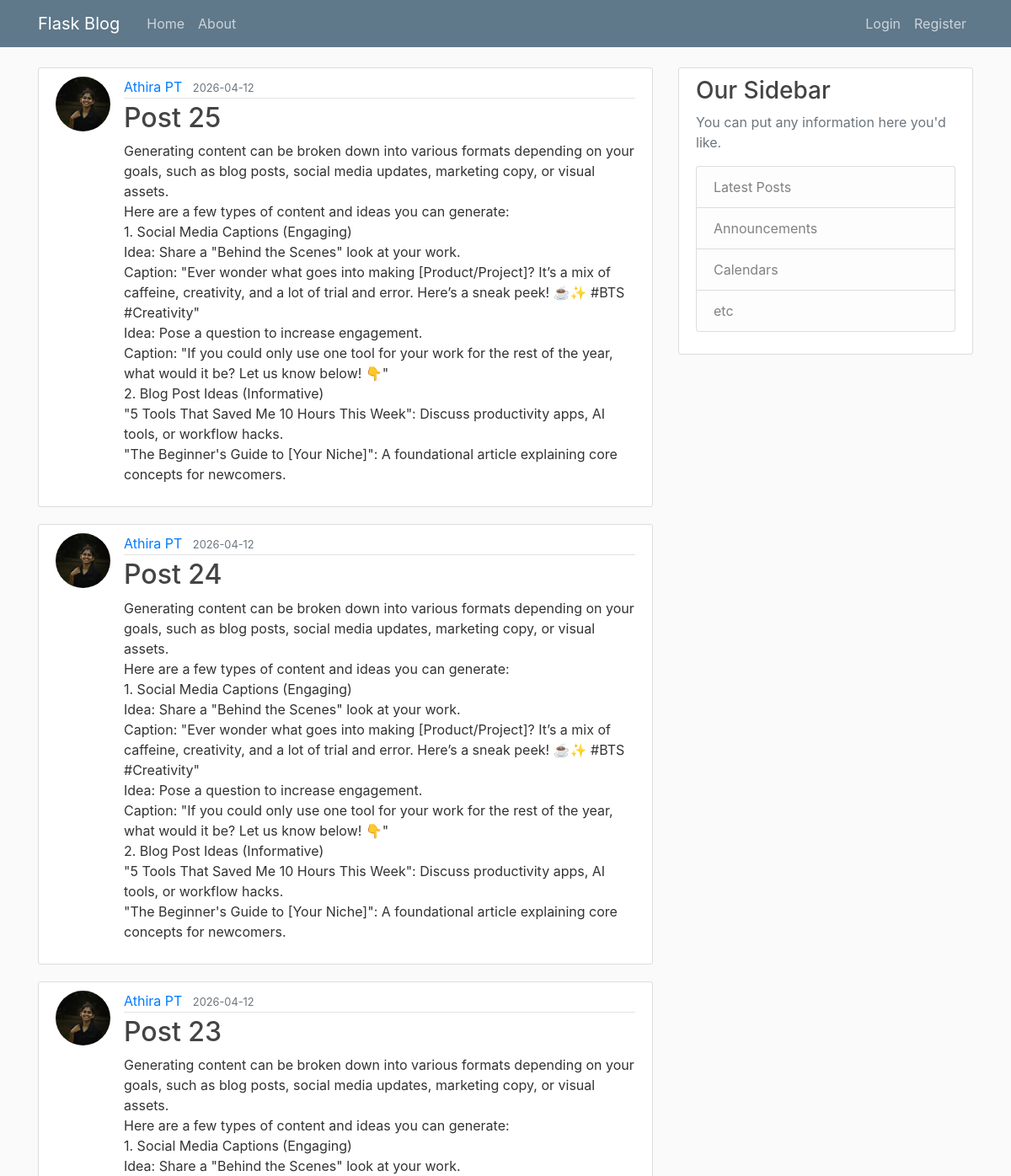
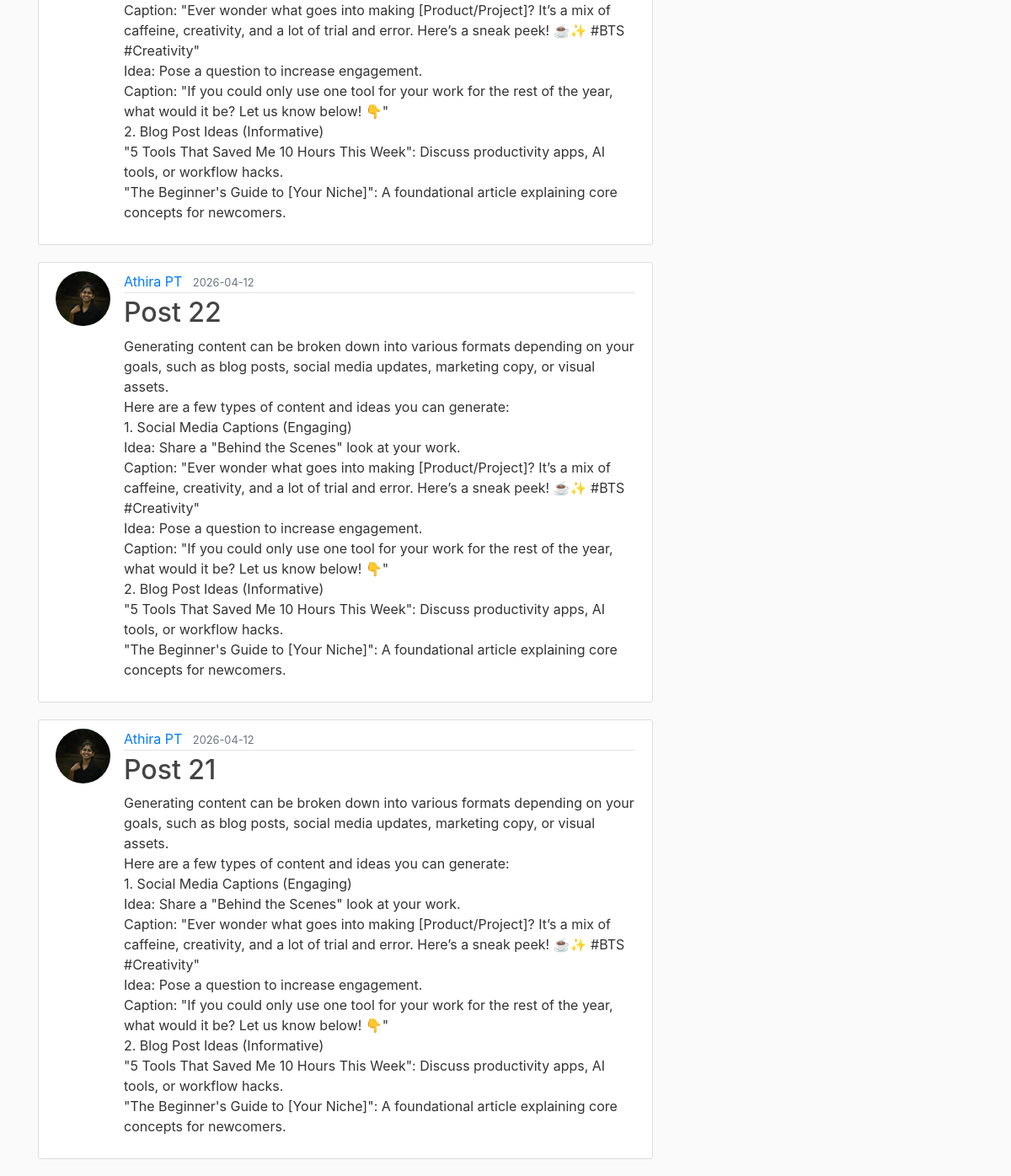
Page /home on the earlier database version (2 pictures, top to bottom).
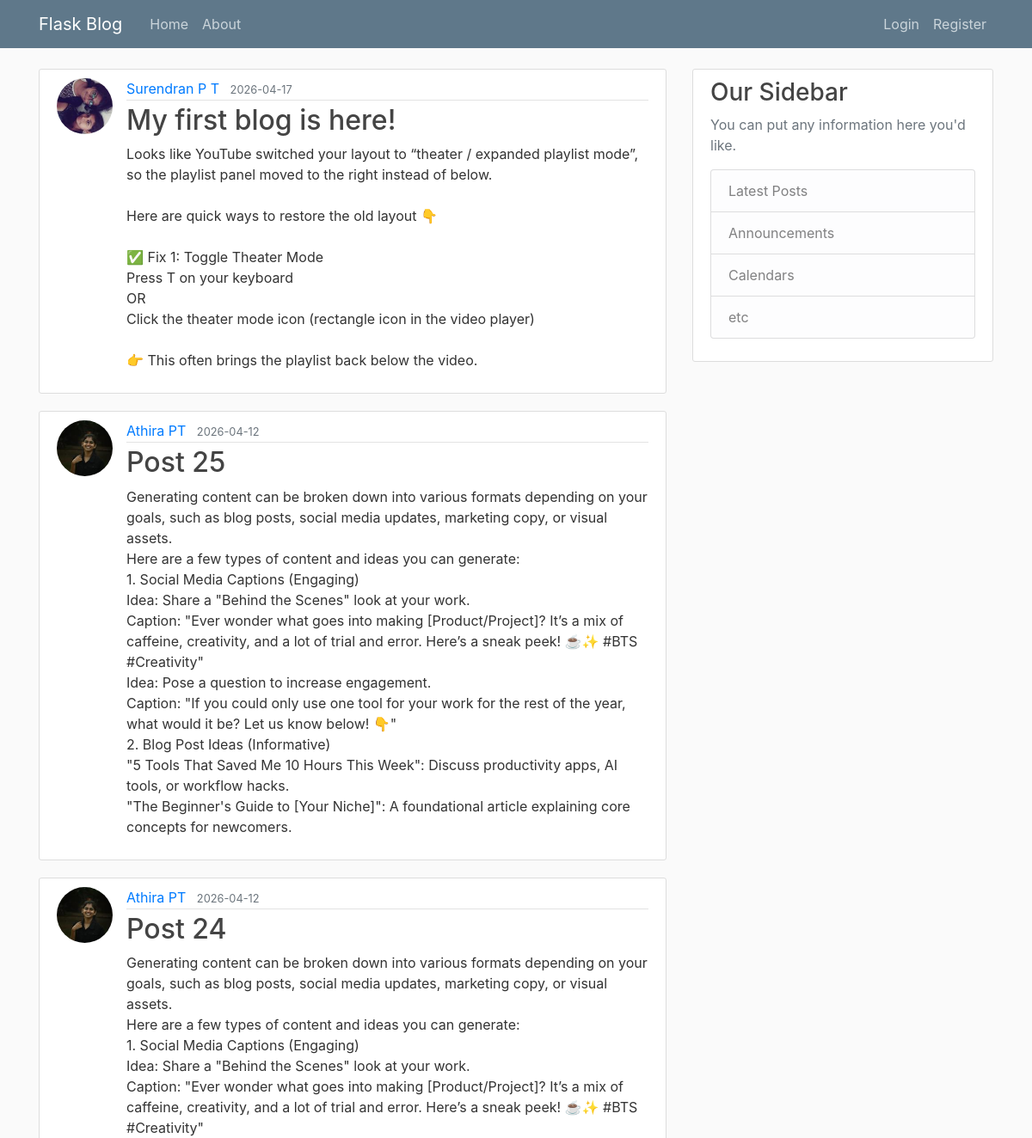
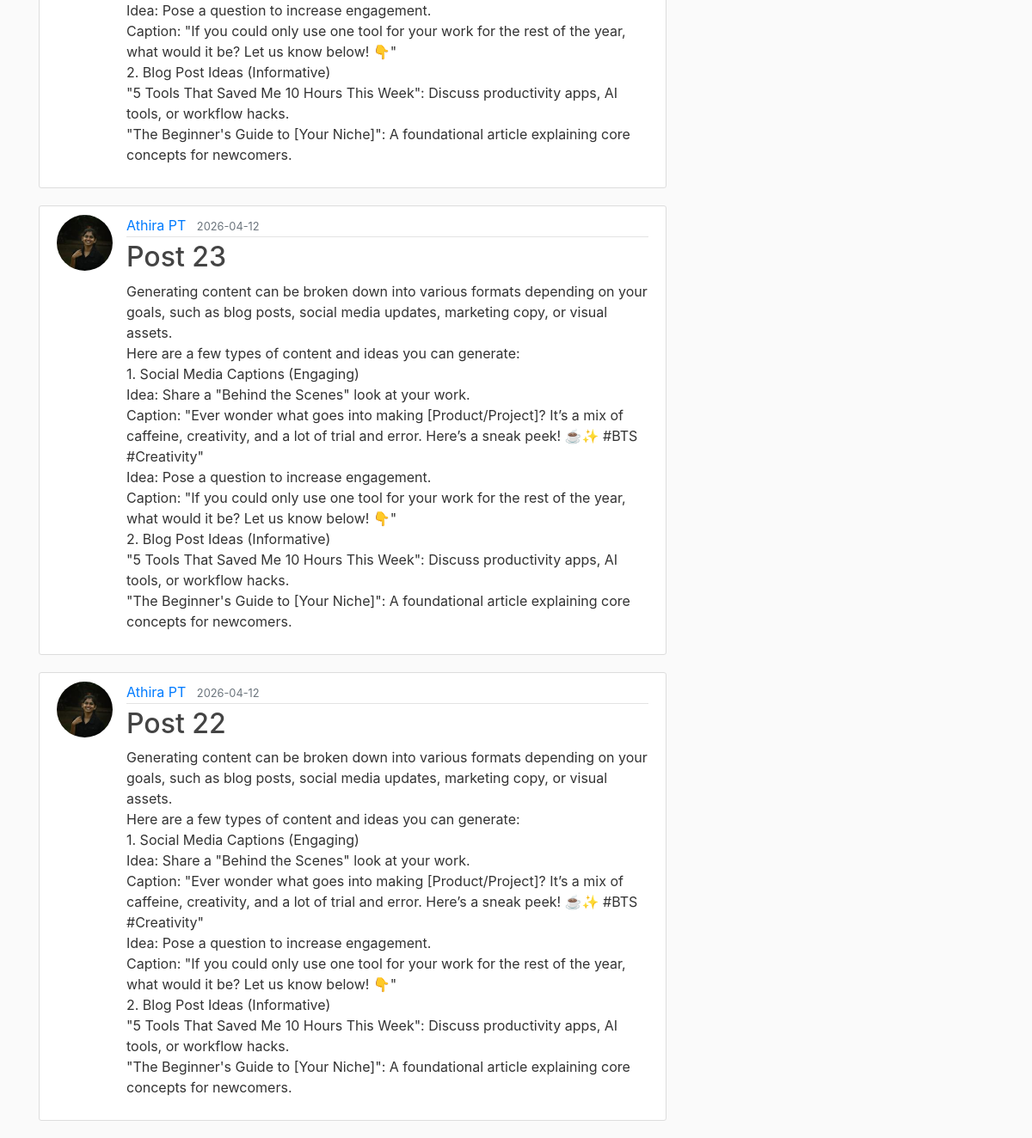
Same page on the later database version (2 pictures, top to bottom).
### flask_blog/models.py (models this page shows, shortened)
class Post(db.Model):
    id = db.Column(db.Integer, primary_key=True)
    title = db.Column(db.String(100), nullable=False)
    content = db.Column(db.Text, nullable=False)
    date_posted = db.Column(db.DateTime, nullable=False, default=datetime.utcnow)
    user_id = db.Column(db.Integer, db.ForeignKey('user.id'), nullable=False)

class User(db.Model, UserMixin):
    id = db.Column(db.Integer, primary_key=True)
    username = db.Column(db.String(20), unique=True, nullable=False)
    email = db.Column(db.String(120), unique=True, nullable=False)
    image_file = db.Column(db.String(20), nullable=False, default='default.jpg')
    password = db.Column(db.String(60), nullable=False)
    posts = db.relationship('Post', backref='author', lazy=True)

### flask_blog/routes.py (the view)
@app.route("/")
@app.route("/home")
def home():
    page = request.args.get('page', 1, type=int)
    posts = Post.query.order_by(Post.date_posted.desc()).paginate(per_page=5, page=page)
    return render_template("home.html",posts=posts)

### flask_blog/templates/home.html
{% extends "layout.html" %}
{% block content %}
    {% for post in posts %}
        <article class="media content-section">
            <img class="rounded-circle article-img" src="{{ url_for('static', filename='profile_pics/' + post.author.image_file) }}">
            <div class="media-body">
                <div class="article-metadata">
                <a class="mr-2" href="#">{{ post.author.username }}</a>
                <small class="text-muted">{{ post.date_posted.strftime('%Y-%m-%d') }}</small>
                </div>
                <h2><a class="article-title" href="{{ url_for('post', post_id=post.id) }}">{{ post.title }}</a></h2>
                <p class="article-content">{{ post.content }}</p>
            </div>
        </article>
    {% endfor %}
{% endblock content %}

### flask_blog/templates/layout.html (shortened to what this page needs)
<!DOCTYPE html>
<html>
<head>
    <link rel="stylesheet" href="https://maxcdn.bootstrapcdn.com/bootstrap/4.0.0/css/bootstrap.min.css">
    <link rel="stylesheet" type="text/css" href="{{ url_for('static', filename='main.css') }}">
</head>
<body>
    <header class="site-header">
      <nav class="navbar navbar-expand-md navbar-dark bg-steel fixed-top">
        <div class="container">
          <a class="navbar-brand mr-4" href="/">Flask Blog</a>
          <div class="collapse navbar-collapse" id="navbarToggle">
            <div class="navbar-nav mr-auto">
              <a class="nav-item nav-link" href="{{ url_for('home') }}">Home</a>
              <a class="nav-item nav-link" href="{{ url_for('about') }}">About</a>
            </div>
            <div class="navbar-nav">
              {% if current_user.is_authenticated %}
                <a class="nav-item nav-link" href="{{ url_for('new_post') }}">New Post</a>
                <a class="nav-item nav-link" href="{{ url_for('account') }}">Account</a>
                <a class="nav-item nav-link" href="{{ url_for('logout') }}">Logout</a>
              {% else %}
                <a class="nav-item nav-link" href="{{ url_for('login') }}">Login</a>
                <a class="nav-item nav-link" href="{{ url_for('register') }}">Register</a>
              {% endif %}
            </div>
          </div>
        </div>
      </nav>
    </header>
    <main role="main" class="container">
      <div class="row">
        <div class="col-md-8">
          {% block content %}{% endblock %}
        </div>
        <div class="col-md-4">
          <div class="content-section">
            <h3>Our Sidebar</h3>
            <p class='text-muted'>You can put any information here you'd like.
              <ul class="list-group">
                <li class="list-group-item list-group-item-light">Latest Posts</li>
                <li class="list-group-item list-group-item-light">Announcements</li>
                <li class="list-group-item list-group-item-light">Calendars</li>
                <li class="list-group-item list-group-item-light">etc</li>
              </ul>
            </p>
          </div>
        </div>
      </div>
    </main>
</body>
</html>

### flask_blog/static/main.css (style rules this page uses)
body { background: #fafafa; color: #333333; margin-top: 5rem; }
h1, h2, h3, h4, h5, h6 { color: #444444; }
.bg-steel { background-color: #5f788a; }
.site-header .navbar-nav .nav-link { color: #cbd5db; }
.content-section { background: #ffffff; padding: 10px 20px; border: 1px solid #dddddd; border-radius: 3px; margin-bottom: 20px; }
.article-title { color: #444444; }
.article-content { white-space: pre-line; }
.article-img { height: 65px; width: 65px; margin-right: 16px; }
.article-metadata { padding-bottom: 1px; margin-bottom: 4px; border-bottom: 1px solid #e3e3e3 }

Differences in the rows shown:
no longer on this page (row unchanged): Post: image_file (picture), author.username "Athira PT", date_posted "2026-04-12", title "Post 21", content "Generating content can be broken down into various formats depending on your goals, such as blog posts, social media updates, marketing copy, or visual assets. Here are a few types of content and ideas you can generate: 1. Social Media Captions (Engaging) Idea: Share a \"Behind the Scenes\" look at your work. Caption: \"Ever wonder what goes into making [Product/Project]? It’s a mix of caffeine, creativity, and a lot of trial and error. Here’s a sneak peek! ☕✨ #BTS #Creativity\" Idea: Pose a question to increase engagement. Caption: \"If you could only use one tool for your work for the rest of the year, what would it be? Let us know below! 👇\" 2. Blog Post Ideas (Informative) \"5 Tools That Saved…"
added Post: image_file (picture), author.username "Surendran P T", date_posted "2026-04-17", title "My first blog is here!", content "Looks like YouTube switched your layout to “theater / expanded playlist mode”, so the playlist panel moved to the right instead of below. Here are quick ways to restore the old layout 👇 ✅ Fix 1: Toggle Theater Mode Press T on your keyboard OR Click the theater mode icon (rectangle icon in the video player) 👉 This often brings the playlist back below the video."
